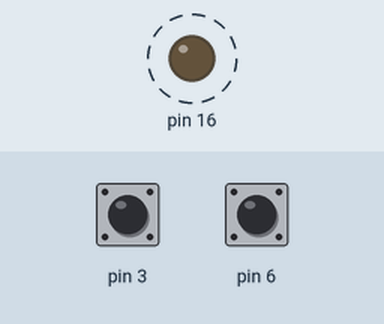
Recording of a sketch running on a simulated Arduino Uno, built with avr-gcc and run on an emulated ATmega328P. Parts: output pins drawn as LEDs (lit = HIGH). Dashed ring = blinking. The inputs (shaded band) are chosen by the test bench; at power-on: pin 3 HIGH, pin 6 HIGH.

Above: at 3.8 s.
3.9 s: pin 3 pulled LOW for 3.2 s
At 4.2 s:
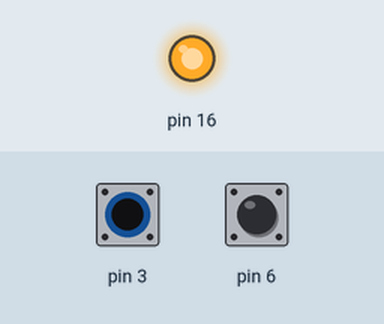
At 4.6 s:
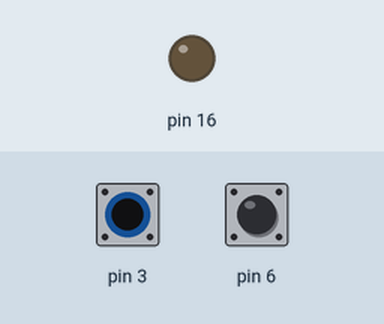
8.6 s: pin 6 pulled LOW for 1.3 s
Timing chart, 0 to 18.1 s (numbered marks = the images above; inputs shaded):
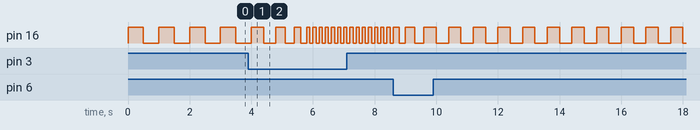

The sketch:

sketch_mar30b.ino
```cpp
int delayTime = 500;       // Başlangıçta 500ms yanıp sönme süresi
const int minDelay = 100;  // Minimum süre (daha hızlı yanıp sönme)
const int maxDelay = 2000; // Maksimum süre (daha yavaş yanıp sönme)


void setup() {
  pinMode(16,OUTPUT);
  pinMode(3,INPUT_PULLUP);
  pinMode(6,INPUT_PULLUP);


}

void loop() {

digitalWrite(16,HIGH);
delay(delayTime);
digitalWrite(16,LOW);
delay(delayTime);


  int button1=digitalRead(3);
  int button2=digitalRead(6);


  if(button1==0)
  {

    delayTime-=100;

    if(delayTime<100){


      delayTime=minDelay;
    }


  }

if(button2==0)
  {

    delayTime+=100;

    if(delayTime>2000){


      delayTime=maxDelay;
    }


  }


}
```
